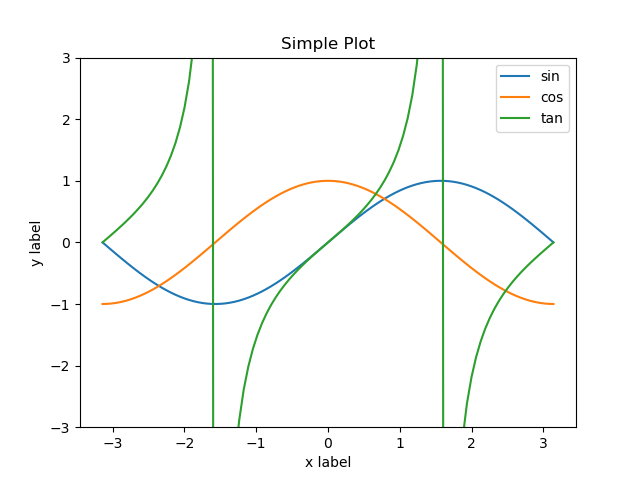

Reproduce this figure in Python.
import numpy as np
import matplotlib
#matplotlib.use('Agg’)
import matplotlib.pyplot as plt
import math

x = np.linspace(-math.pi, math.pi, 100)
plt.plot(x, np.sin(x), label='sin')
plt.plot(x, np.cos(x), label='cos')
plt.plot(x, np.tan(x), label='tan')
plt.ylim((-3,3))
plt.xlabel('x label')
plt.ylabel('y label')
plt.title("Simple Plot")

plt.legend()
#plt.show()

#ext = ‘png’
#figname = ‘trig.’ + ext
plt.savefig('trig.png')